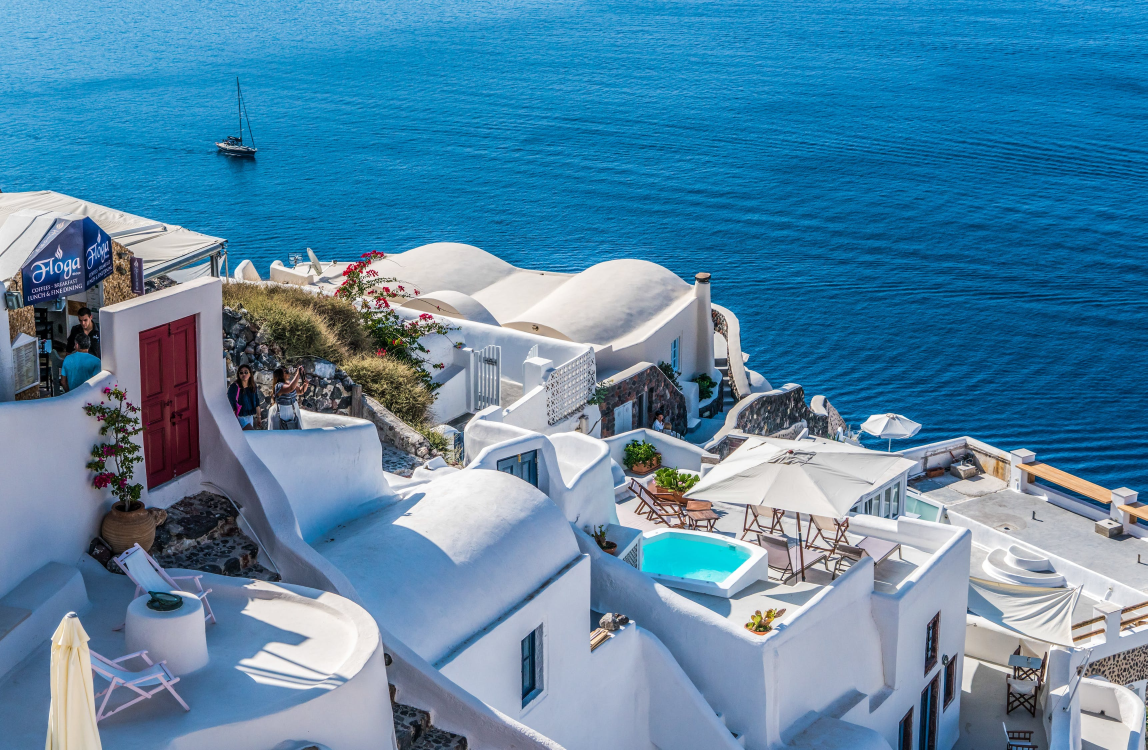
#> input picture assignment1/santorini.jpeg, 3442 x 2250 px (shown at 1/3 size)
$ python Q1.py
#> lines starting #> are read from the running program, lines starting #| are printed output that depends on the picture
# Q1 assignment1
import numpy as np
import cv2 as cv
# ***************** part A **************

def func(img,factor):
    x,y,z= np.shape(img)
    dim_x=int(x / factor)
    dim_y = int(y / factor)
    new_img=np.zeros((dim_x,dim_y,z),np.uint8)
    new_x=-1
    for i in range(0,x):
        if i % factor == 0:
            new_x = new_x + 1
            new_y = -1
            for j in range(0,y):
                if  j%factor==0:
                    new_y = new_y + 1
                    if new_y!=dim_y and new_x!=dim_x:
                        new_img[new_x,new_y,:]=img[i,j,:]

    return new_img
img=cv.imread('santorini.jpeg')
#> img is the input picture: shape (2250, 3442, 3); mean B, G, R 165.7, 134.6, 85.6
downsample2=func(img,2)
#> after the loop in func, `for i in range(0,x):`: new_x = 1124
downsample4=func(img,4)
#> call 2 of func, with factor = 4
#> after the loop in func (call 2), `for i in range(0,x):`:
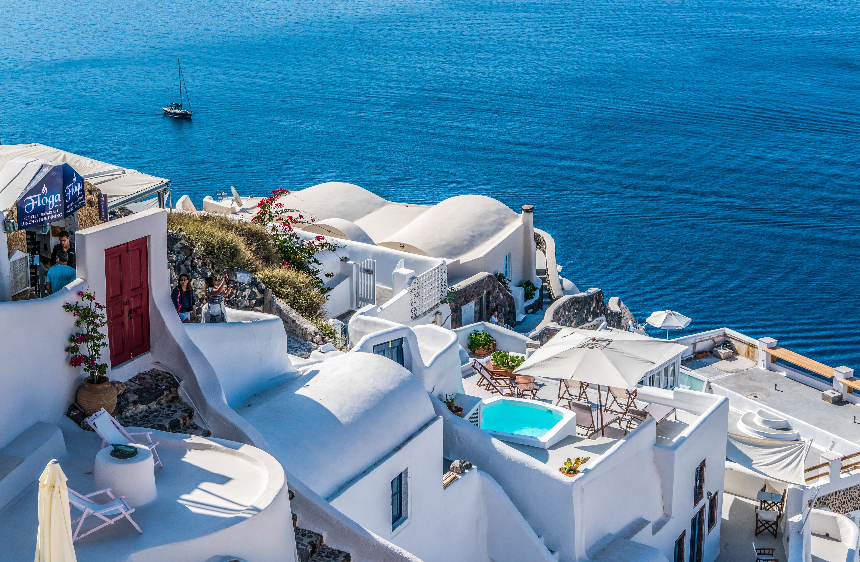
#> new_img: shape (562, 860, 3); mean B, G, R 165.9, 134.6, 85.7
#> after the loop in func (call 2), `for i in range(0,x):`: new_x = 562
downsample8=func(img,8)
#> call 3 of func, with factor = 8
#> after the loop in func (call 3), `for i in range(0,x):`:
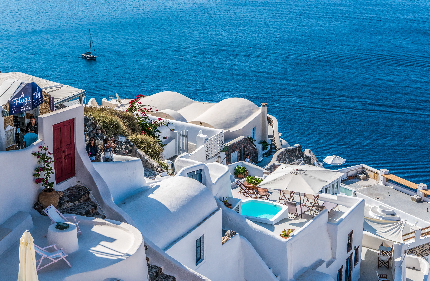
#> new_img: shape (281, 430, 3); mean B, G, R 165.9, 134.6, 85.7
#> after the loop in func (call 3), `for i in range(0,x):`: new_x = 281
downsample16=func(img,16)
#> call 4 of func, with factor = 16
#> after the loop in func (call 4), `for i in range(0,x):`:
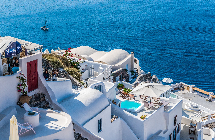
#> new_img: shape (140, 215, 3); mean B, G, R 165.9, 134.6, 85.5
#> after the loop in func (call 4), `for i in range(0,x):`: new_x = 140
# ***************** part B **************
cv.imshow('main',img)
cv.imshow('down sample 2',downsample2)
cv.imshow('down sample 4',downsample4)
cv.imshow('down sample 8',downsample8)
cv.imshow('down sample 16',downsample16)
cv.waitKey(0)
# ***************** part C **************
# (I) nearest neighbour, (II) bilinear interpolation, (III) bicubic interpolation.
x,y,z= np.shape(downsample16)
#> x = 140; y = 215; z = 3
dim = (x*10, y*10)
#> dim = (1400, 2150)
resized_NB = cv.resize(downsample16, dim, interpolation =cv.INTER_NEAREST)
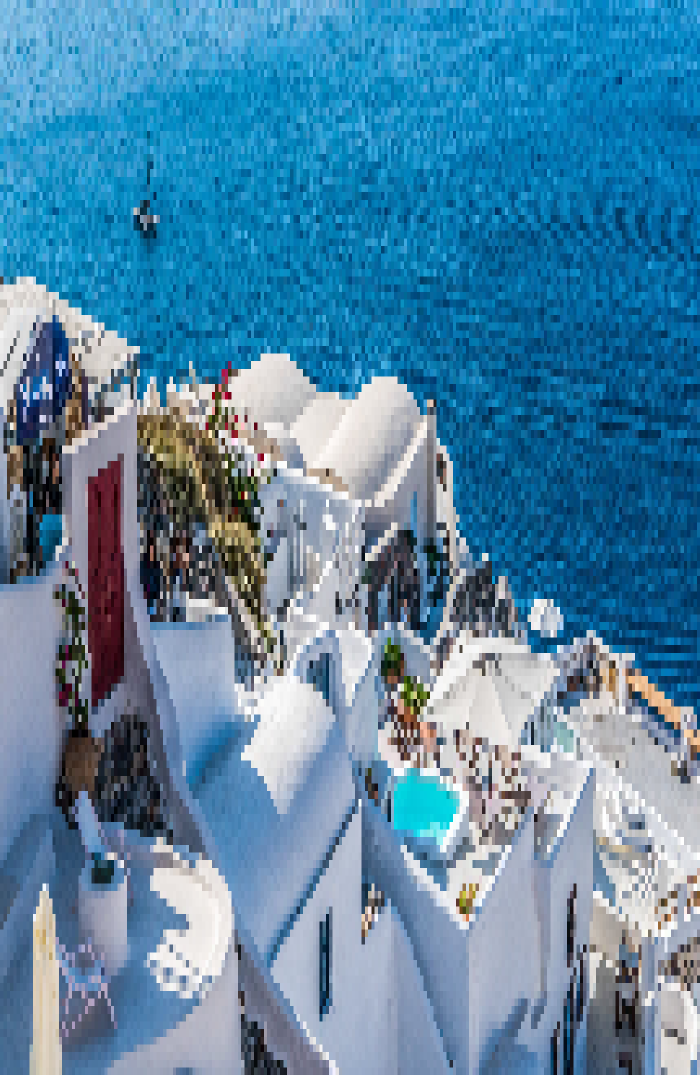
#> resized_NB: shape (2150, 1400, 3) (shown at 1/2 size); mean B, G, R 166, 134.6, 85.5
resized_bilinear = cv.resize(downsample16, dim, interpolation = cv.INTER_LINEAR)
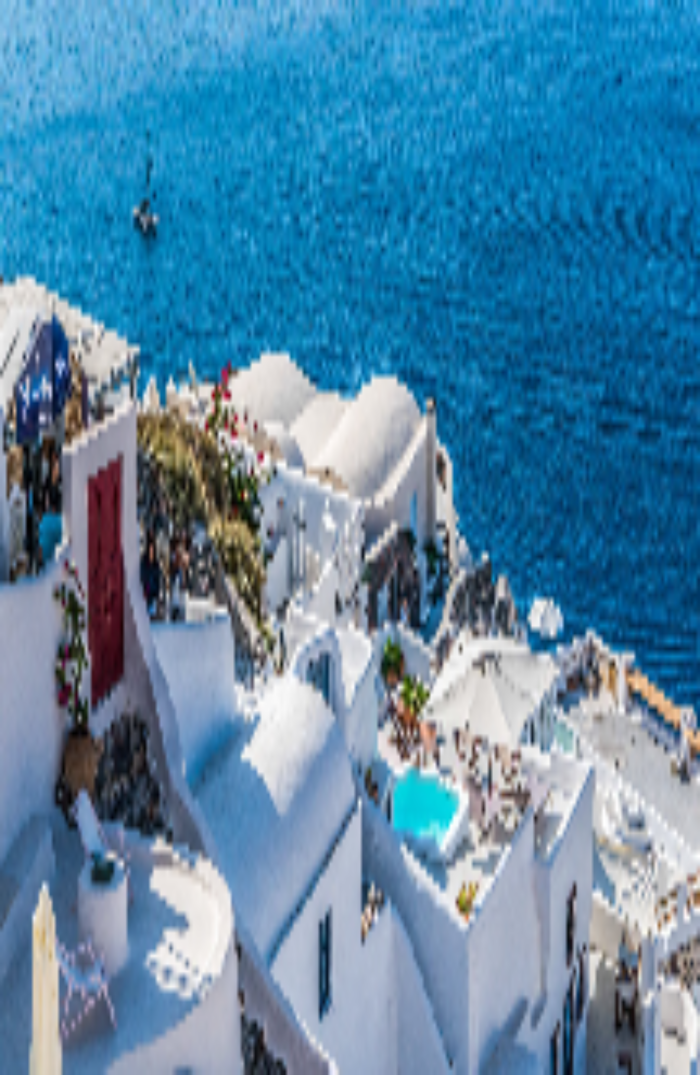
#> resized_bilinear: shape (2150, 1400, 3) (shown at 1/2 size); mean B, G, R 165.8, 134.5, 85.4
resized_bicubic = cv.resize(downsample16, dim, interpolation = cv.INTER_CUBIC)
cv.imshow('nearest neighbour',resized_NB)
cv.imshow('bilinear interpolation',resized_bilinear)
cv.imshow('bicubic interpolation',resized_bicubic)
cv.waitKey(0)
